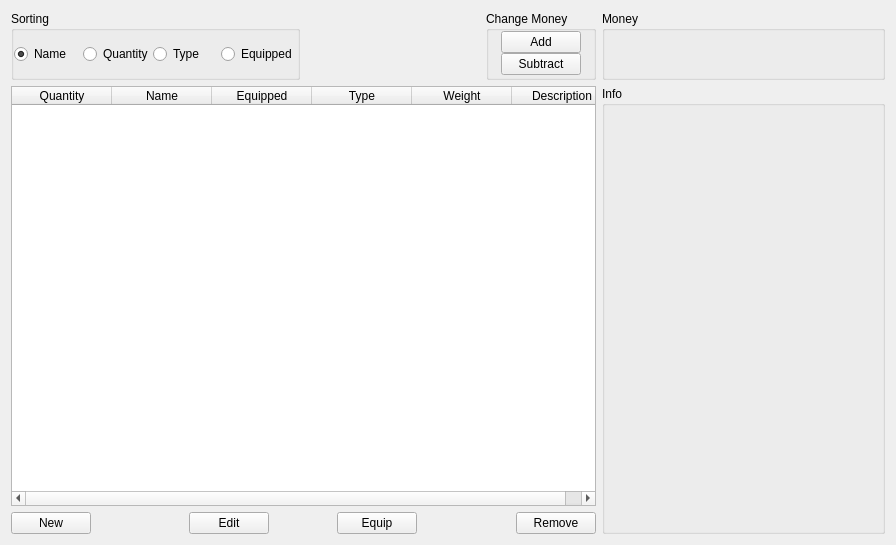
<?xml version="1.0" encoding="UTF-8"?>
<ui version="4.0">
 <class>Form</class>
 <widget class="QWidget" name="Form">
  <property name="geometry">
   <rect>
    <x>0</x>
    <y>0</y>
    <width>896</width>
    <height>545</height>
   </rect>
  </property>
  <property name="windowTitle">
   <string>Form</string>
  </property>
  <layout class="QGridLayout" name="gridLayout" columnstretch="1,1,1,1,2">
   <item row="2" column="0" alignment="Qt::AlignLeft">
    <widget class="QPushButton" name="newItemButton">
     <property name="maximumSize">
      <size>
       <width>100</width>
       <height>16777215</height>
      </size>
     </property>
     <property name="text">
      <string>New</string>
     </property>
    </widget>
   </item>
   <item row="2" column="3" alignment="Qt::AlignRight">
    <widget class="QPushButton" name="removeButton">
     <property name="maximumSize">
      <size>
       <width>100</width>
       <height>16777215</height>
      </size>
     </property>
     <property name="text">
      <string>Remove</string>
     </property>
    </widget>
   </item>
   <item row="1" column="0" colspan="4">
    <widget class="QTreeWidget" name="inventoryList">
     <property name="minimumSize">
      <size>
       <width>400</width>
       <height>0</height>
      </size>
     </property>
     <property name="editTriggers">
      <set>QAbstractItemView::NoEditTriggers</set>
     </property>
     <property name="alternatingRowColors">
      <bool>false</bool>
     </property>
     <attribute name="headerCascadingSectionResizes">
      <bool>false</bool>
     </attribute>
     <attribute name="headerStretchLastSection">
      <bool>true</bool>
     </attribute>
     <column>
      <property name="text">
       <string>Quantity</string>
      </property>
      <property name="textAlignment">
       <set>AlignCenter</set>
      </property>
     </column>
     <column>
      <property name="text">
       <string>Name</string>
      </property>
      <property name="textAlignment">
       <set>AlignCenter</set>
      </property>
     </column>
     <column>
      <property name="text">
       <string>Equipped</string>
      </property>
      <property name="textAlignment">
       <set>AlignCenter</set>
      </property>
     </column>
     <column>
      <property name="text">
       <string>Type</string>
      </property>
      <property name="textAlignment">
       <set>AlignCenter</set>
      </property>
     </column>
     <column>
      <property name="text">
       <string>Weight</string>
      </property>
      <property name="textAlignment">
       <set>AlignCenter</set>
      </property>
     </column>
     <column>
      <property name="text">
       <string>Description</string>
      </property>
      <property name="textAlignment">
       <set>AlignCenter</set>
      </property>
     </column>
    </widget>
   </item>
   <item row="2" column="1" alignment="Qt::AlignHCenter">
    <widget class="QPushButton" name="editButton">
     <property name="maximumSize">
      <size>
       <width>100</width>
       <height>16777215</height>
      </size>
     </property>
     <property name="text">
      <string>Edit</string>
     </property>
    </widget>
   </item>
   <item row="2" column="2" alignment="Qt::AlignHCenter">
    <widget class="QPushButton" name="equipButton">
     <property name="maximumSize">
      <size>
       <width>100</width>
       <height>16777215</height>
      </size>
     </property>
     <property name="text">
      <string>Equip</string>
     </property>
    </widget>
   </item>
   <item row="1" column="4" rowspan="2">
    <widget class="QGroupBox" name="infoBox">
     <property name="minimumSize">
      <size>
       <width>200</width>
       <height>0</height>
      </size>
     </property>
     <property name="title">
      <string>Info</string>
     </property>
    </widget>
   </item>
   <item row="0" column="4">
    <widget class="QGroupBox" name="moneyBox">
     <property name="title">
      <string>Money</string>
     </property>
    </widget>
   </item>
   <item row="0" column="3" alignment="Qt::AlignRight">
    <widget class="QGroupBox" name="groupBox_2">
     <property name="title">
      <string>Change Money</string>
     </property>
     <layout class="QGridLayout" name="gridLayout_2">
      <property name="leftMargin">
       <number>0</number>
      </property>
      <property name="topMargin">
       <number>0</number>
      </property>
      <property name="rightMargin">
       <number>0</number>
      </property>
      <property name="bottomMargin">
       <number>2</number>
      </property>
      <property name="spacing">
       <number>0</number>
      </property>
      <item row="0" column="0" alignment="Qt::AlignHCenter">
       <widget class="QPushButton" name="addMoneyButton">
        <property name="text">
         <string>Add</string>
        </property>
       </widget>
      </item>
      <item row="1" column="0" alignment="Qt::AlignHCenter">
       <widget class="QPushButton" name="subMoneyButton">
        <property name="text">
         <string>Subtract</string>
        </property>
       </widget>
      </item>
     </layout>
    </widget>
   </item>
   <item row="0" column="0" colspan="2">
    <widget class="QGroupBox" name="groupBox">
     <property name="title">
      <string>Sorting</string>
     </property>
     <layout class="QHBoxLayout" name="horizontalLayout">
      <property name="spacing">
       <number>0</number>
      </property>
      <property name="leftMargin">
       <number>0</number>
      </property>
      <property name="topMargin">
       <number>0</number>
      </property>
      <property name="rightMargin">
       <number>0</number>
      </property>
      <property name="bottomMargin">
       <number>0</number>
      </property>
      <item>
       <widget class="QRadioButton" name="nameSortButton">
        <property name="text">
         <string>Name</string>
        </property>
        <property name="checked">
         <bool>true</bool>
        </property>
       </widget>
      </item>
      <item>
       <widget class="QRadioButton" name="quantSortButton">
        <property name="text">
         <string>Quantity</string>
        </property>
       </widget>
      </item>
      <item>
       <widget class="QRadioButton" name="typeSortButton">
        <property name="text">
         <string>Type</string>
        </property>
       </widget>
      </item>
      <item>
       <widget class="QRadioButton" name="equipSortButton">
        <property name="text">
         <string>Equipped</string>
        </property>
       </widget>
      </item>
     </layout>
    </widget>
   </item>
  </layout>
 </widget>
 <resources/>
 <connections/>
</ui>
